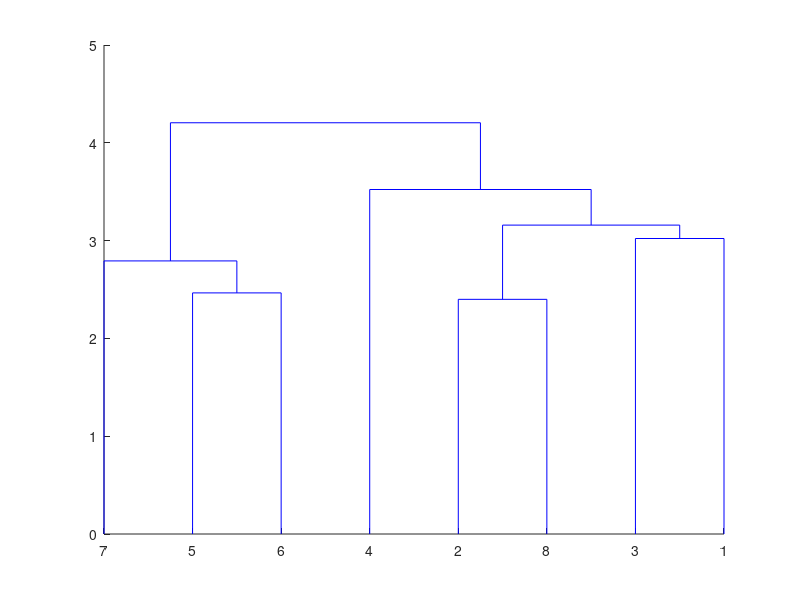

The MATLAB source for this figure: (Note: this script raises an error after producing the figure.)

clear
thisT=8;
load workingNouns
parfor iter=1:500
    
    tempWord=word;
    tempDm_verb=dm_verb;
    
    Y=pdist(tempDm_verb,'correlation');
    Z=linkage(Y, 'ward');%,{'correlation'} )
    
    
    [H,T] = dendrogram(Z,thisT,'Labels',tempWord' ,'ColorThreshold' ,Z(end-thisT+1,3) );
    
    allKill=[];
    for ii=1:thisT
        ind=find(T==ii);
        killer=randperm(length(ind),length(ind)-9);
        
        killer=ind(killer);
        allKill=[allKill; killer];
    end
    tempWord(allKill)=[];
    tempDm_verb(allKill,:)=[];
    Ttest=T;
    Ttest(allKill)=[];
    
    Y=pdist(tempDm_verb,'correlation');
    Z=linkage(Y, 'ward');%,{'correlation'} )
    
    H1=figure;
    % for thisT
    [H,T] = dendrogram(Z,thisT,'Labels',tempWord' ,'ColorThreshold' ,Z(end-thisT+1,3) );
    sortT=T;
    % end
    close(H1)
    
    [junk ind]=sortrows(sortT);
    
    wordSort=tempWord(ind);
    
    X=corr(tempDm_verb');
    X=X(ind,ind);
    myDiag=imresize(eye(thisT),size(X,1)/thisT,'Method','box');
    myDiag2=zeros(size(myDiag));
    sortTtest=sort(Ttest);
    for ii=1:length(junk)
        
        for jj=1:length(sortTtest)
            if sortTtest(ii)==sortTtest(jj)
                myDiag2(ii,jj)=sortTtest(ii);
            end
        end
    end
    %
    %     for ii=1:thisT
    %         tempVec=myDiag2;
    %         score(ii)=mean(X(myDiag2(:)==ii));
    %     end
    keepWord{iter}=tempWord;
    keepInd{iter}=ind;
    keepX(iter,:,:)=corr(tempDm_verb');
%         targMat=getTargetMat;
%         Xf=.5.*log((1+X)./(1-X));
%         howWellCorr(iter)=corr(targMat(targMat(:)~=1),Xf(targMat(:)~=1));
    %% alos try log of score)
    [h p ci stat]=ttest2(X(myDiag(:)==1),X(myDiag(:)~=1));
    howWellT(iter)=stat.tstat;
    howWellDiff(iter)=mean(X(myDiag(:)==1))-mean(X(myDiag(:)~=1));
    howWell(iter)=mean(myDiag(:).*X(:));
    keepZ{iter}=Z;
end

%%

       H1=figure; 
H2=figure
[junk nInd]=sort(howWell);
cc=0;

       
for ii=[1 length(nInd)]
    Z=keepZ{nInd(ii)};
    nWord=keepWord{nInd(ii)};
    figure(H1)
 [H,T] = dendrogram(Z,length(Z),'Labels',keepWord{nInd(ii)} ,'ColorThreshold' ,Z(end-thisT+2,3) , 'Orientation' ,'left');%'reorder',keepInd{ii},

    for allClust=2:length(Z)
        [H,T] = dendrogram(Z,allClust,'Labels',nWord' ,'ColorThreshold' ,Z(end-allClust+1,3) );
        sortT(:,allClust)=T;
        pause(.000000000000001)
    end
    [junk ind]=sortrows(sortT);
    
    wordSort=nWord(ind);
    cc=cc+1;
    figure(H2)
    subplot(2,2,1+(cc-1)*2)
    imagesc(flipud(squeeze(keepX(nInd(ii),ind,ind))));
    subplot(2,2,2+(cc-1)*2)
    
    
    [H,T] = dendrogram(Z,length(nWord),'Labels',nWord' ,'ColorThreshold' ,Z(end-thisT+2,3) ,'reorder',ind, 'Orientation' ,'left');
    
    figure(H1)
    
    pause(.01)
end

    close(H1)